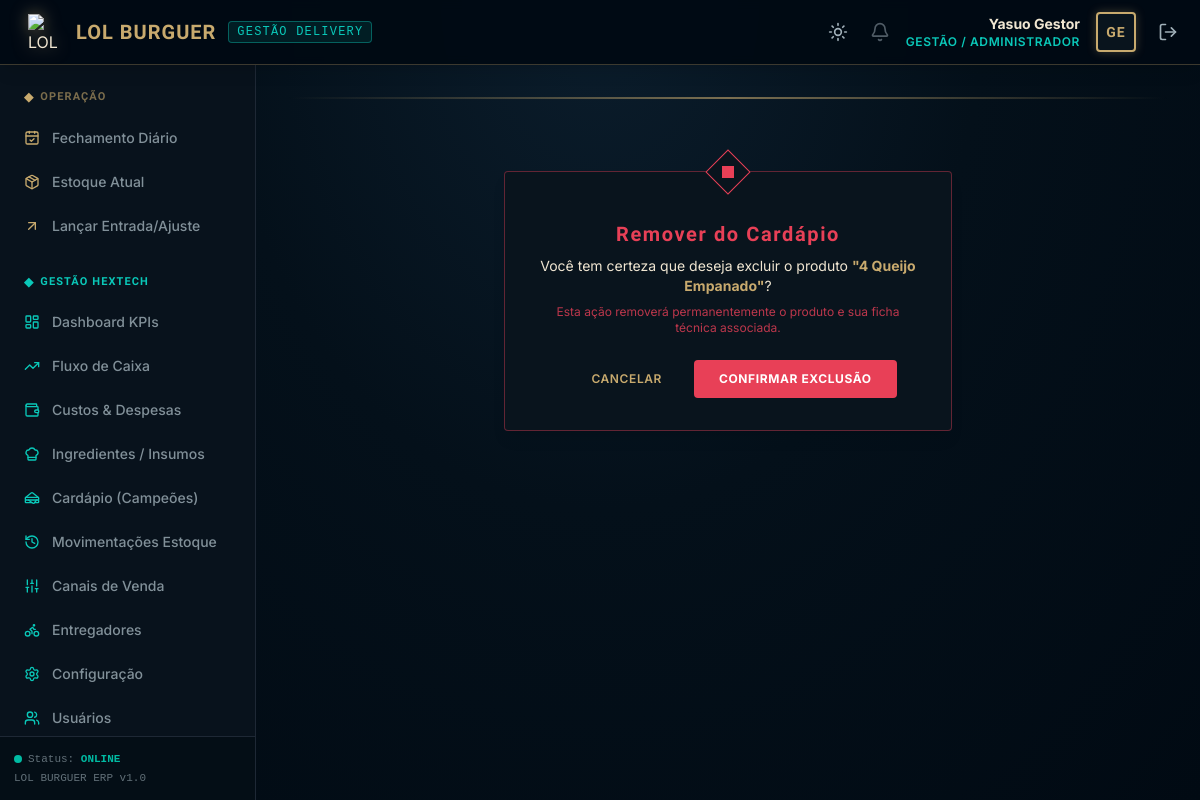
/produtos/itens/100/excluir/ (signed in), run on the app's committed database.
### core/models.py (models this page shows, shortened)
class Usuario(AbstractUser):
    ROLE_CHOICES = (
        ('GESTAO', 'Gestão / Administrador'),
        ('OPERADOR', 'Operador de Caixa / Atendente'),
    )
    role = models.CharField(
        max_length=20,
        choices=ROLE_CHOICES,
        default='OPERADOR',
        verbose_name="Cargo / Nível de Acesso"
    )
    class Meta:
        verbose_name = "Usuário"
        verbose_name_plural = "Usuários"
        ordering = ['username']

### produtos/models.py (models this page shows, shortened)
class Produto(models.Model):
    CATEGORIAS = (
        ('BURGER', 'Hambúrgueres (Campeões)'),
        ('BEBIDA', 'Bebidas'),
        ('ACOMPANHAMENTO', 'Acompanhamentos e Fritas'),
        ('COMBO', 'Combos Hextech'),
        ('ENTRADA', 'Entradas e Porções'),
        ('CROISSANT', 'Croissants'),
        ('SOBREMESA', 'Sobremesas e Mimos'),
        ('ADICIONAL', 'Adicionais (extras do lanche)'),
    )
    nome = models.CharField(max_length=100, verbose_name="Nome do Produto")
    categoria = models.CharField(max_length=20, choices=CATEGORIAS, default='BURGER', verbose_name="Categoria")
    descricao = models.TextField(blank=True, null=True, verbose_name="Descrição do Lanche")
    foto = models.ImageField(upload_to='produtos/', blank=True, null=True, verbose_name="Foto do Lanche")
    status = models.BooleanField(default=True, verbose_name="Ativo / Em Linha")
    custo_aquisicao = models.DecimalField(
        max_digits=10, decimal_places=2, default=Decimal('0.00'),
        verbose_name="Custo de aquisição (revenda)",
        help_text="Só para itens de revenda comprados prontos (refrigerante, água, chocolate). "
                  "Deixe 0 para produtos feitos por ficha técnica.")
    class Meta:
        verbose_name = "Produto"
        verbose_name_plural = "Produtos"
        ordering = ['nome']

### core/decorators.py (the view)
    def _wrapped_view_func(request, *args, **kwargs):
        if request.user.is_authenticated and request.user.role == 'GESTAO':
            return view_func(request, *args, **kwargs)
        messages.error(request, "Acesso negado: Apenas a Gestão tem permissão para acessar esta página.")
        return redirect('home')

### templates/produtos/produto_confirm_delete.html (shortened to what this page needs)
{% extends "base.html" %}
{% block content %}
<div class="max-w-md mx-auto my-12">
    <div class="bg-hex_dark_card border border-hex_danger/40 p-6 md:p-8 rounded shadow-lg relative text-center">
        <div class="absolute top-0 left-1/2 transform -translate-x-1/2 -translate-y-1/2 w-8 h-8 rotate-45 border border-hex_danger flex items-center justify-center bg-hex_dark_card">
            <div class="w-3 h-3 bg-hex_danger rotate-45"></div>
        </div>
        <h1 class="text-xl font-bold title-hex text-hex_danger mt-4 mb-2">Remover do Cardápio</h1>
        <p class="text-sm text-hex_gold_light mb-6">
            Você tem certeza que deseja excluir o produto <span class="font-bold text-hex_gold">"{{ produto.nome }}"</span>?
            <br>
            <span class="text-xs text-hex_danger/80 block mt-2">Esta ação removerá permanentemente o produto e sua ficha técnica associada.</span>
        </p>
        <form method="post" class="flex items-center justify-center space-x-4">
            <a href="{% url 'produto_listar' %}" class="px-4 py-2.5 rounded text-xs font-semibold text-hex_gold hover:text-white transition-all uppercase tracking-wider">
                Cancelar
            </a>
            <button type="submit" class="bg-hex_danger hover:bg-red-700 text-white font-bold py-2.5 px-6 rounded transition-all uppercase tracking-wider text-xs border border-hex_danger/40">
                Confirmar Exclusão
            </button>
        </form>
    </div>
</div>
{% endblock %}

### templates/base.html (shortened to what this page needs)
<!DOCTYPE html>
<html lang="pt-br" class="h-full">
<head>
    <script src="https://cdn.tailwindcss.com"></script>
</head>
<body class="h-full flex flex-col" x-data="{ mobileSidebarOpen: false }">
    <header class="bg-hex_dark_bg/95 border-b border-hex_gold/30 px-4 py-3 flex items-center justify-between z-20 shadow-lg backdrop-blur-sm">
        <div class="flex items-center space-x-3">
            <div class="flex items-center space-x-3">
                <img src="/media/produtos/logo.png" alt="LOL BURGUER Logo" class="w-9 h-9 object-contain filter drop-shadow-[0_0_8px_rgba(200,170,110,0.5)]">
                <span class="text-xl font-bold title-hex text-hex_gold tracking-wider">LOL BURGUER</span>
                <span class="hidden md:inline-block text-xs font-mono uppercase tracking-widest text-hex_blue border border-hex_blue/40 bg-hex_blue/10 px-2 py-0.5 rounded">
                    Gestão Delivery
                </span>
            </div>
        </div>
        <div class="flex items-center space-x-4">
            <button type="button" onclick="lbToggleTheme()" title="Alternar tema claro / escuro"
                class="text-hex_gold_dim hover:text-hex_gold p-1.5 rounded hover:bg-hex_active transition-all">
                <i data-lucide="sun" class="w-5 h-5 lb-icon-dark"></i>
            </button>
            {% if user.is_authenticated %}
                <div hx-get="{% url 'notificacoes_badge' %}" hx-trigger="load, every 60s" class="relative group cursor-pointer mr-2">
                    <i data-lucide="bell" class="w-5 h-5 text-hex_gold_dim opacity-50 group-hover:opacity-100 transition-opacity"></i>
                </div>
                <div class="text-right hidden sm:block">
                    <p class="text-sm font-bold text-hex_gold_light">{{ user.get_full_name|default:user.username }}</p>
                    <p class="text-xs text-hex_blue uppercase tracking-wider font-semibold">{{ user.get_role_display }}</p>
                </div>
                <div class="w-10 h-10 border-2 border-hex_gold rounded flex items-center justify-center bg-hex_dark_card shadow-[0_0_10px_rgba(200,170,110,0.3)]">
                    <span class="text-hex_gold font-bold title-hex text-sm">{{ user.username|slice:":2"|upper }}</span>
                </div>
                <a href="{% url 'logout' %}" class="text-hex_gold_dim hover:text-hex_gold p-1.5 rounded hover:bg-hex_dark_card transition-all" title="Sair do Sistema">
                    <i data-lucide="log-out" class="w-5 h-5"></i>
                </a>
            {% else %}
                <span class="text-xs uppercase text-hex_gold_dim font-mono">Sem autenticação</span>
            {% endif %}
        </div>
    </header>
    <div class="flex-1 flex min-h-0 overflow-hidden">
        {% if user.is_authenticated %}
        <aside
            :class="mobileSidebarOpen ? 'translate-x-0' : '-translate-x-full lg:translate-x-0'"
            class="fixed inset-y-0 left-0 pt-16 lg:pt-0 lg:static w-64 bg-hex_dark_card/95 border-r border-hex_dark_border flex flex-col justify-between transition-transform duration-300 ease-in-out z-10 lg:z-0 backdrop-blur-sm"
        >
            <div class="flex-1 overflow-y-auto px-3 py-6 space-y-7">
                <div>
                    <h3 class="text-[11px] uppercase text-hex_gold/60 font-bold tracking-widest mb-3 px-3 title-hex flex items-center space-x-1.5">
                        <span class="text-hex_gold text-xs">◆</span>
                        <span>Operação</span>
                    </h3>
                    <nav class="space-y-1">
                        <a href="{% url 'fechamento_diario' %}" class="flex items-center space-x-3 px-3 py-2.5 rounded text-sm font-medium transition-all hover:bg-hex_dark_bg/80 hover:text-hex_gold_light {% if request.resolver_match.url_name == 'fechamento_diario' %}bg-hex_active text-hex_gold_light border-l-4 border-hex_gold font-bold shadow-[0_0_10px_rgba(200,170,110,0.15)]{% else %}text-hex_gold_dim/80{% endif %}">
                            <i data-lucide="calendar-check" class="w-4 h-4 text-hex_gold"></i>
                            <span>Fechamento Diário</span>
                        </a>
                        <a href="{% url 'estoque_resumo' %}" class="flex items-center space-x-3 px-3 py-2.5 rounded text-sm font-medium transition-all hover:bg-hex_dark_bg/80 hover:text-hex_gold_light {% if request.resolver_match.url_name == 'estoque_resumo' %}bg-hex_active text-hex_gold_light border-l-4 border-hex_gold font-bold shadow-[0_0_10px_rgba(200,170,110,0.15)]{% else %}text-hex_gold_dim/80{% endif %}">
                            <i data-lucide="package" class="w-4 h-4 text-hex_gold"></i>
                            <span>Estoque Atual</span>
                        </a>
                        <a href="{% url 'estoque_ajustar' %}" class="flex items-center space-x-3 px-3 py-2.5 rounded text-sm font-medium transition-all hover:bg-hex_dark_bg/80 hover:text-hex_gold_light {% if request.resolver_match.url_name == 'estoque_ajustar' %}bg-hex_active text-hex_gold_light border-l-4 border-hex_gold font-bold shadow-[0_0_10px_rgba(200,170,110,0.15)]{% else %}text-hex_gold_dim/80{% endif %}">
                            <i data-lucide="arrow-up-right" class="w-4 h-4 text-hex_gold"></i>
                            <span>Lançar Entrada/Ajuste</span>
                        </a>
                    </nav>
                </div>
                {% if user.role == 'GESTAO' %}
                <div>
                    <h3 class="text-[11px] uppercase text-hex_blue font-bold tracking-widest mb-3 px-3 title-hex flex items-center space-x-1.5">
                        <span class="text-hex_blue text-xs">◆</span>
                        <span>Gestão Hextech</span>
                    </h3>
                    <nav class="space-y-1">
                        <a href="{% url 'dashboard' %}" class="flex items-center space-x-3 px-3 py-2.5 rounded text-sm font-medium transition-all hover:bg-hex_dark_bg/80 hover:text-hex_blue {% if request.resolver_match.url_name == 'dashboard' %}bg-hex_active text-hex_blue border-l-4 border-hex_blue font-bold shadow-[0_0_10px_rgba(10,200,185,0.2)]{% else %}text-hex_gold_dim/80{% endif %}">
                            <i data-lucide="layout-dashboard" class="w-4 h-4 text-hex_blue"></i>
                            <span>Dashboard KPIs</span>
                        </a>
                        <a href="{% url 'fluxo_caixa_projetado' %}" class="flex items-center space-x-3 px-3 py-2.5 rounded text-sm font-medium transition-all hover:bg-hex_dark_bg/80 hover:text-hex_blue {% if request.resolver_match.url_name == 'fluxo_caixa_projetado' %}bg-hex_active text-hex_blue border-l-4 border-hex_blue font-bold shadow-[0_0_10px_rgba(10,200,185,0.2)]{% else %}text-hex_gold_dim/80{% endif %}">
                            <i data-lucide="trending-up" class="w-4 h-4 text-hex_blue"></i>
                            <span>Fluxo de Caixa</span>
                        </a>
                        <a href="{% url 'despesa_listar' %}" class="flex items-center space-x-3 px-3 py-2.5 rounded text-sm font-medium transition-all hover:bg-hex_dark_bg/80 hover:text-hex_blue {% if request.resolver_match.url_name == 'despesa_listar' or 'despesa_criar' in request.resolver_match.url_name or 'despesa_editar' in request.resolver_match.url_name %}bg-hex_active text-hex_blue border-l-4 border-hex_blue font-bold shadow-[0_0_10px_rgba(10,200,185,0.2)]{% else %}text-hex_gold_dim/80{% endif %}">
                            <i data-lucide="wallet" class="w-4 h-4 text-hex_blue"></i>
                            <span>Custos & Despesas</span>
                        </a>
                        <a href="{% url 'ingrediente_listar' %}" class="flex items-center space-x-3 px-3 py-2.5 rounded text-sm font-medium transition-all hover:bg-hex_dark_bg/80 hover:text-hex_blue {% if request.resolver_match.url_name == 'ingrediente_listar' %}bg-hex_active text-hex_blue border-l-4 border-hex_blue font-bold shadow-[0_0_10px_rgba(10,200,185,0.2)]{% else %}text-hex_gold_dim/80{% endif %}">
                            <i data-lucide="chef-hat" class="w-4 h-4 text-hex_blue"></i>
                            <span>Ingredientes / Insumos</span>
                        </a>
                        <a href="{% url 'produto_listar' %}" class="flex items-center space-x-3 px-3 py-2.5 rounded text-sm font-medium transition-all hover:bg-hex_dark_bg/80 hover:text-hex_blue {% if request.resolver_match.url_name == 'produto_listar' %}bg-hex_active text-hex_blue border-l-4 border-hex_blue font-bold shadow-[0_0_10px_rgba(10,200,185,0.2)]{% else %}text-hex_gold_dim/80{% endif %}">
                            <i data-lucide="sandwich" class="w-4 h-4 text-hex_blue"></i>
                            <span>Cardápio (Campeões)</span>
                        </a>
                        <a href="{% url 'estoque_historico' %}" class="flex items-center space-x-3 px-3 py-2.5 rounded text-sm font-medium transition-all hover:bg-hex_dark_bg/80 hover:text-hex_blue {% if request.resolver_match.url_name == 'estoque_historico' %}bg-hex_active text-hex_blue border-l-4 border-hex_blue font-bold shadow-[0_0_10px_rgba(10,200,185,0.2)]{% else %}text-hex_gold_dim/80{% endif %}">
                            <i data-lucide="history" class="w-4 h-4 text-hex_blue"></i>
                            <span>Movimentações Estoque</span>
                        </a>
                        <a href="{% url 'canal_listar' %}" class="flex items-center space-x-3 px-3 py-2.5 rounded text-sm font-medium transition-all hover:bg-hex_dark_bg/80 hover:text-hex_blue {% if request.resolver_match.url_name == 'canal_listar' %}bg-hex_active text-hex_blue border-l-4 border-hex_blue font-bold shadow-[0_0_10px_rgba(10,200,185,0.2)]{% else %}text-hex_gold_dim/80{% endif %}">
                            <i data-lucide="sliders" class="w-4 h-4 text-hex_blue"></i>
                            <span>Canais de Venda</span>
                        </a>
                        <a href="{% url 'entregador_listar' %}" class="flex items-center space-x-3 px-3 py-2.5 rounded text-sm font-medium transition-all hover:bg-hex_dark_bg/80 hover:text-hex_blue {% if request.resolver_match.url_name == 'entregador_listar' %}bg-hex_active text-hex_blue border-l-4 border-hex_blue font-bold shadow-[0_0_10px_rgba(10,200,185,0.2)]{% else %}text-hex_gold_dim/80{% endif %}">
                            <i data-lucide="bike" class="w-4 h-4 text-hex_blue"></i>
                            <span>Entregadores</span>
                        </a>
                        <a href="{% url 'configuracao_financeira' %}" class="flex items-center space-x-3 px-3 py-2.5 rounded text-sm font-medium transition-all hover:bg-hex_dark_bg/80 hover:text-hex_blue {% if request.resolver_match.url_name == 'configuracao_financeira' %}bg-hex_active text-hex_blue border-l-4 border-hex_blue font-bold shadow-[0_0_10px_rgba(10,200,185,0.2)]{% else %}text-hex_gold_dim/80{% endif %}">
                            <i data-lucide="settings" class="w-4 h-4 text-hex_blue"></i>
                            <span>Configuração</span>
                        </a>
                        <a href="{% url 'usuario_listar' %}" class="flex items-center space-x-3 px-3 py-2.5 rounded text-sm font-medium transition-all hover:bg-hex_dark_bg/80 hover:text-hex_blue {% if 'usuario' in request.resolver_match.url_name %}bg-hex_active text-hex_blue border-l-4 border-hex_blue font-bold shadow-[0_0_10px_rgba(10,200,185,0.2)]{% else %}text-hex_gold_dim/80{% endif %}">
                            <i data-lucide="users" class="w-4 h-4 text-hex_blue"></i>
                            <span>Usuários</span>
                        </a>
                    </nav>
                </div>
                {% endif %}
            </div>
            <div class="p-3.5 border-t border-hex_dark_border bg-hex_dark_bg/50 text-[11px] font-mono text-hex_gold_dim/60">
                <p class="flex items-center space-x-1.5">
                    <span class="w-2 h-2 rounded-full bg-hex_success animate-pulse inline-block"></span>
                    <span>Status: <strong class="text-hex_success font-semibold">ONLINE</strong></span>
                </p>
                <p class="mt-0.5">LOL BURGUER ERP v1.0</p>
            </div>
        </aside>
        {% endif %}
        <main class="flex-1 flex flex-col overflow-y-auto min-h-0 p-4 md:p-6 lg:p-8 relative">
            <div class="h-0.5 bg-gradient-to-r from-transparent via-hex_gold to-transparent mb-6 opacity-60"></div>
            {% block content %}
            {% endblock %}
        </main>
    </div>
</body>
</html>

### data on the page
Usuario: get_full_name "Yasuo Gestor", role "GESTÃO / ADMINISTRADOR", username "GE"
Produto: nome "4 Queijo Empanado"
